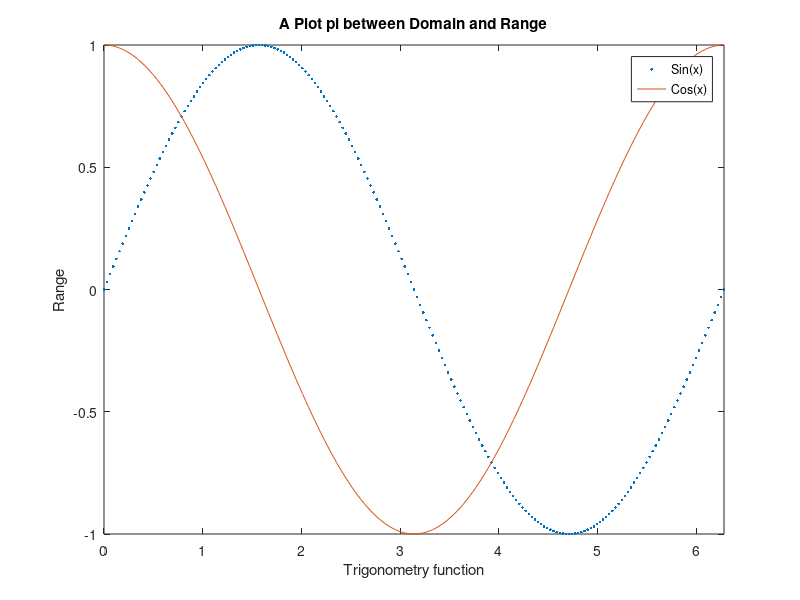

Write the MATLAB code that produced this figure.
#graph of sine and cosine
x=0:pi/100:2*pi
y=sin(x)
y1=cos(x)
plot(x,y,'..',x,y1,'-')
xlabel("Trigonometry function")
ylabel("Range")
legend('Sin(x)','Cos(x)')
title("A Plot \pi\ between Domain and Range")
axis([0 2*pi -1 1])
